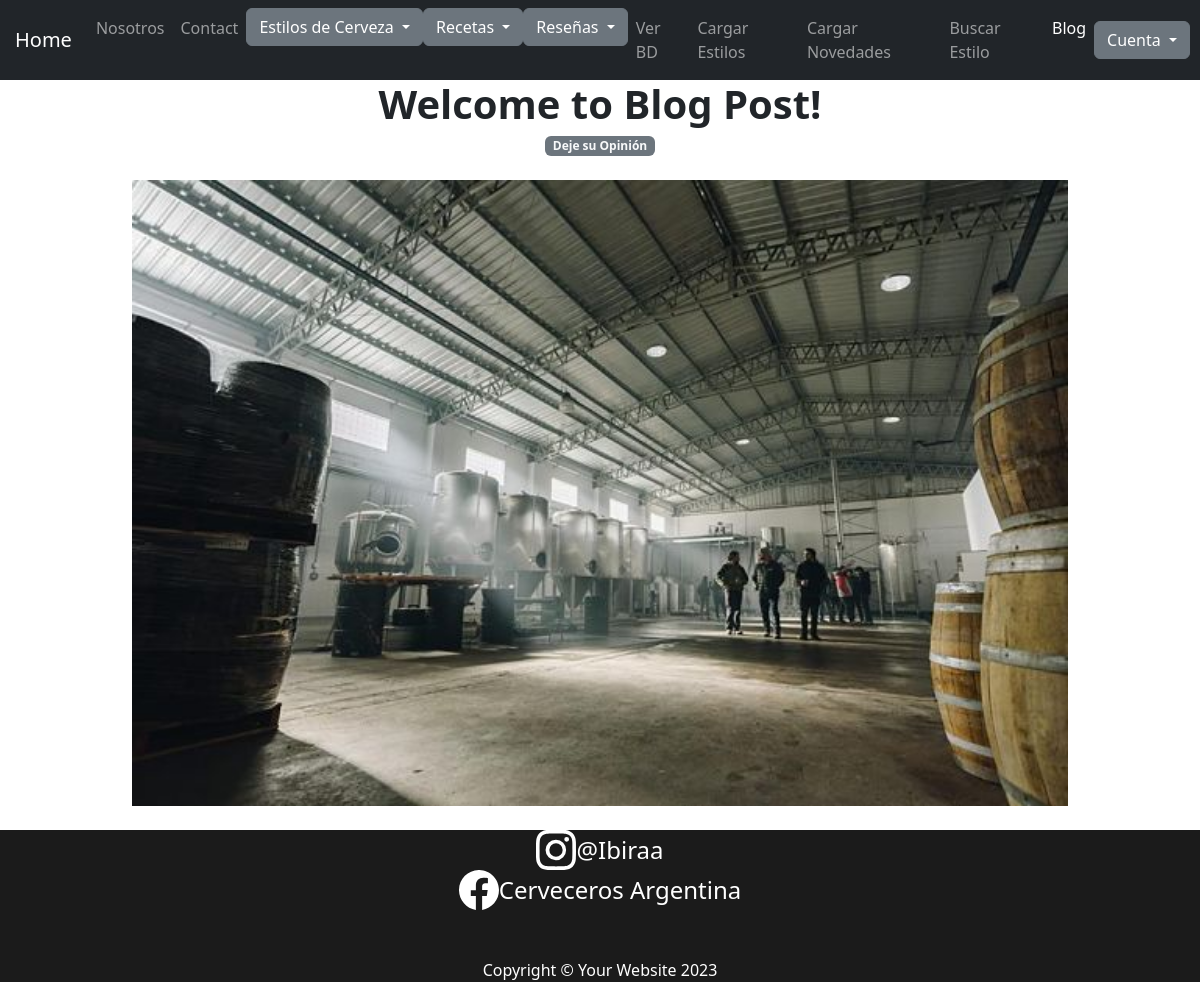
The page /app/categorias/ on the database as committed earlier.
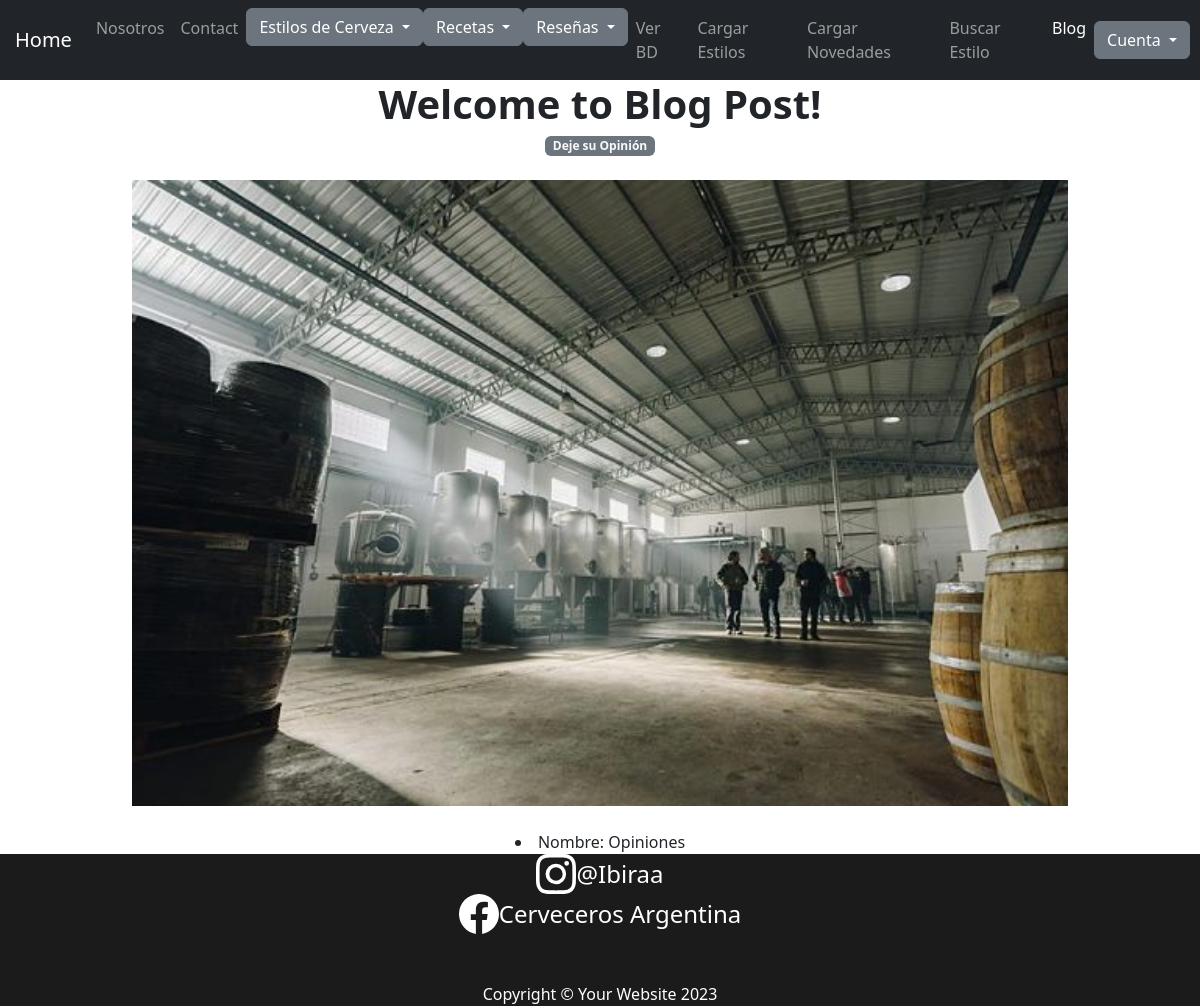
The same page on the database as committed later.
### Appfinal/models.py (models this page shows, shortened)
class Categoria(models.Model):
    nombre = models.CharField(max_length=100)

### Appfinal/views.py (the view)
# urls.py: path('categorias/', lista_categorias, name="ListaCategorias"),
def lista_categorias(request):
    categorias = Categoria.objects.all()
    return render(request, 'Appfinal/lista_categorias.html', {'categorias': categorias})

### Appfinal/context_processors.py (called while the page is built, shortened)
def custom_user(request):
    context = auth(request)
    user = context['user']
    return context

### Appfinal/template/Appfinal/lista_categorias.html
{% extends "Appfinal/index.html" %}
{% load static %}
{% block section3 %}
{% for categoria in categorias %}
<li>Nombre: {{ categoria.nombre }} </li>
{% endfor %}
{% endblock %}

Rows that differ between the two databases and show on the page:
added Categoria: nombre "Opiniones"
